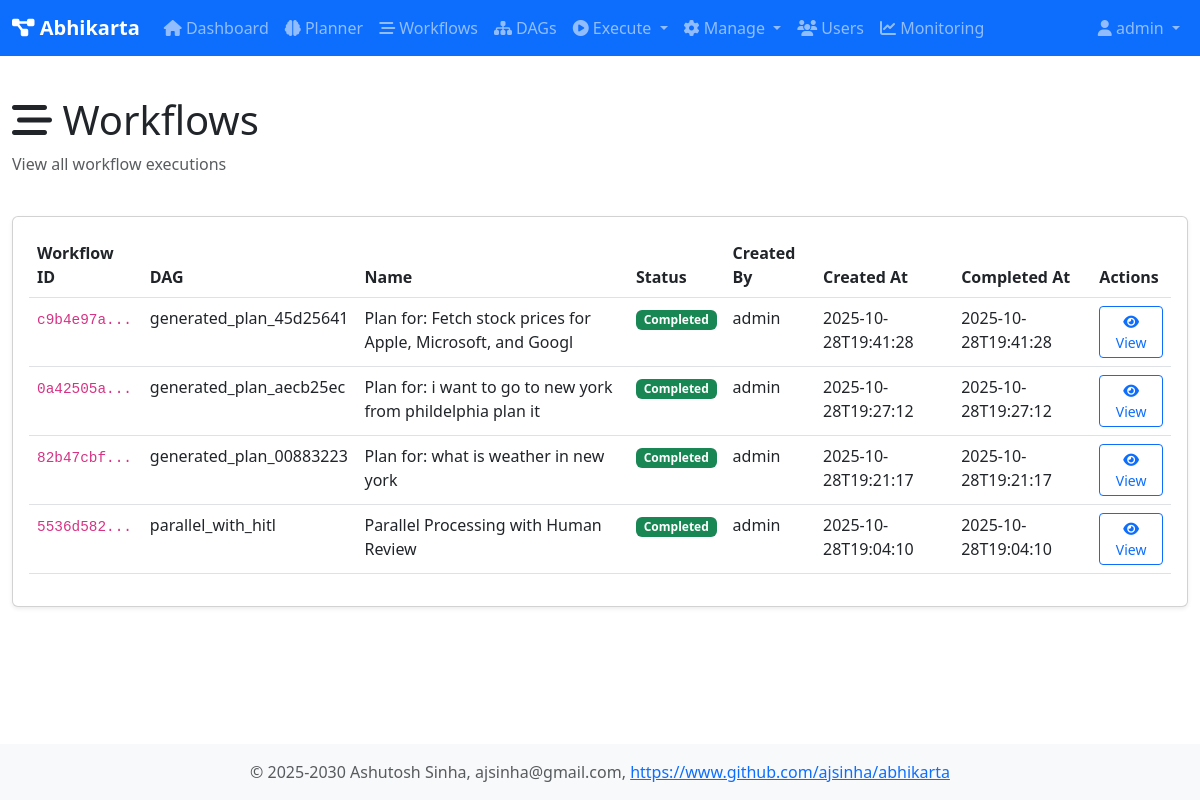
The app's page /workflows (signed in), older data.
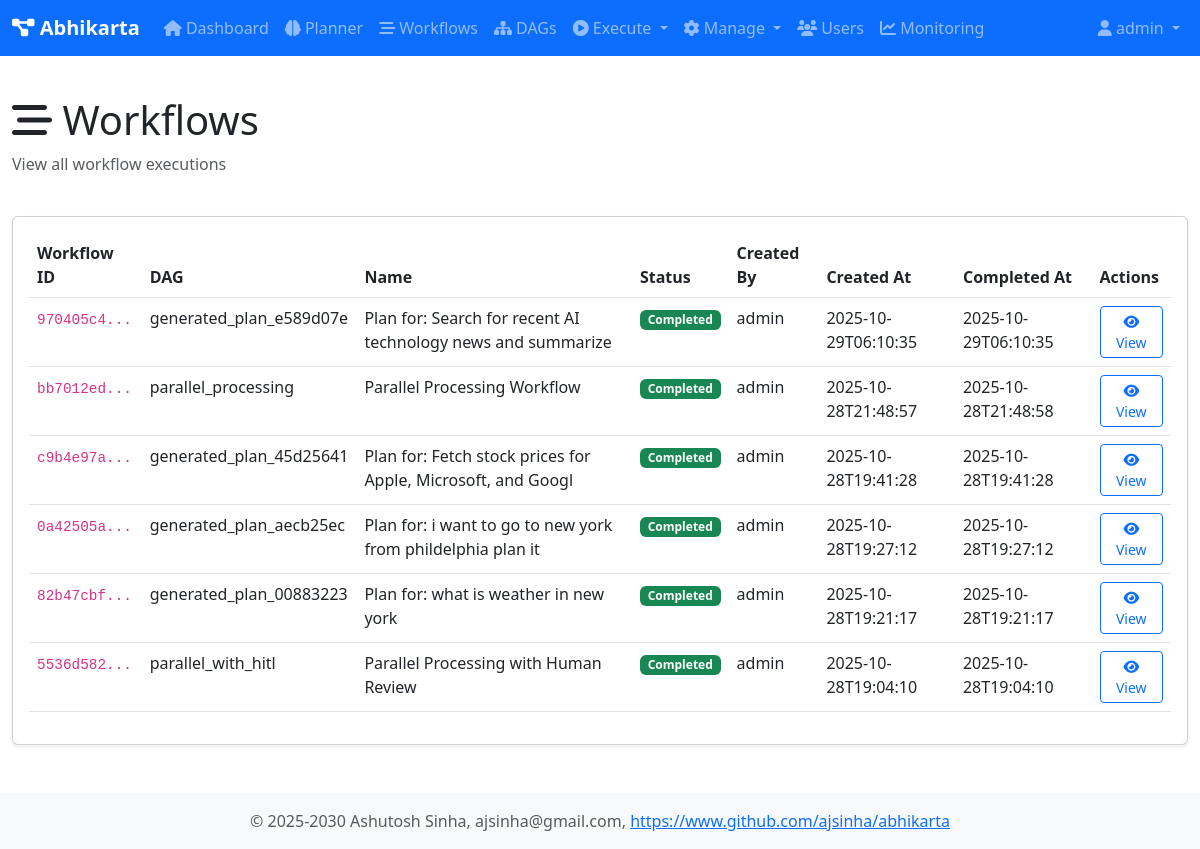
The same page, newer data.
### tables this page shows
CREATE TABLE workflows (
                workflow_id TEXT PRIMARY KEY,
                dag_id TEXT NOT NULL,
                session_id TEXT,
                name TEXT,
                description TEXT,
                status TEXT DEFAULT 'pending',
                created_at TEXT DEFAULT CURRENT_TIMESTAMP,
                started_at TEXT,
                completed_at TEXT,
                created_by TEXT,
                graph_json TEXT,
                result TEXT,
                error TEXT
            );

### web/app.py (the view)
@app.route('/workflows')
@login_required
def workflows():
    user = user_registry.get_user(session['user_id'])
    db = get_db()
    all_workflows = db.fetchall("SELECT * FROM workflows ORDER BY created_at DESC")
    return render_template('workflows.html', user=user, workflows=all_workflows)

### core/database.py (called while the page is built)
def get_db() -> Database:
    global _db_instance
    if _db_instance is None:
        _db_instance = Database(db_type='sqlite', db_path='data/abhikarta.db')
        _db_instance.initialize_schema()
    return _db_instance

    @contextmanager
    def get_connection(self):
        conn = None
        try:
            if self.db_type == 'sqlite':
                conn = sqlite3.connect(self.db_path)
                conn.row_factory = sqlite3.Row
            elif self.db_type == 'postgresql':
                import psycopg2
                import psycopg2.extras
                conn = psycopg2.connect(**self.pg_params)
                conn.cursor_factory = psycopg2.extras.RealDictCursor
            yield conn
            conn.commit()
        except Exception as e:
            if conn:
                conn.rollback()
            raise e
        finally:
            if conn:
                conn.close()

    def fetchall(self, query: str, params: Tuple = ()) -> List[Dict[str, Any]]:
        with self.get_connection() as conn:
            cursor = conn.cursor()
            cursor.execute(query, params)
            rows = cursor.fetchall()
            return [dict(row) for row in rows]

### core/user_registry.py (called while the page is built)
    def is_admin(self) -> bool:
        return self.role == 'admin'

    def get_user(self, user_id: str) -> Optional[User]:
        return self._users.get(user_id)

### web/app.py (called while the page is built)
def login_required(f):
    @wraps(f)
    def decorated_function(*args, **kwargs):
        if 'user_id' not in session:
            return redirect(url_for('login'))
        return f(*args, **kwargs)
    return decorated_function

### web/templates/workflows.html (shortened to what this page needs)
{% extends "base.html" %}
{% block content %}
<div class="row mb-4">
    <div class="col">
        <h1><i class="fas fa-stream"></i> Workflows</h1>
        <p class="text-muted">View all workflow executions</p>
    </div>
</div>
<div class="card">
    <div class="card-body">
        {% if workflows %}
        <div class="table-responsive">
            <table class="table table-hover">
                <thead>
                    <tr>
                        <th>Workflow ID</th>
                        <th>DAG</th>
                        <th>Name</th>
                        <th>Status</th>
                        <th>Created By</th>
                        <th>Created At</th>
                        <th>Completed At</th>
                        <th>Actions</th>
                    </tr>
                </thead>
                <tbody>
                    {% for workflow in workflows %}
                    <tr>
                        <td><code>{{ workflow.workflow_id[:8] }}...</code></td>
                        <td>{{ workflow.dag_id }}</td>
                        <td>{{ workflow.name or 'N/A' }}</td>
                        <td>
                            {% if workflow.status == 'running' %}
                                <span class="badge bg-info">Running</span>
                            {% elif workflow.status == 'completed' %}
                                <span class="badge bg-success">Completed</span>
                            {% elif workflow.status == 'failed' %}
                                <span class="badge bg-danger">Failed</span>
                            {% else %}
                                <span class="badge bg-secondary">{{ workflow.status }}</span>
                            {% endif %}
                        </td>
                        <td>{{ workflow.created_by or 'N/A' }}</td>
                        <td>{{ workflow.created_at[:19] }}</td>
                        <td>{{ workflow.completed_at[:19] if workflow.completed_at else 'N/A' }}</td>
                        <td>
                            <a href="{{ url_for('workflow_detail', workflow_id=workflow.workflow_id) }}"
                               class="btn btn-sm btn-outline-primary">
                                <i class="fas fa-eye"></i> View
                            </a>
                        </td>
                    </tr>
                    {% endfor %}
                </tbody>
            </table>
        </div>
        {% else %}
        <p class="text-muted">No workflows yet.</p>
        {% endif %}
    </div>
</div>
{% endblock %}

### web/templates/base.html (shortened to what this page needs)
<!DOCTYPE html>
<html lang="en">
<head>
    <link href="https://cdn.jsdelivr.net/npm/bootstrap@5.3.0/dist/css/bootstrap.min.css" rel="stylesheet">
    <link rel="stylesheet" href="https://cdnjs.cloudflare.com/ajax/libs/font-awesome/6.4.0/css/all.min.css">
    <link href="{{ url_for('static', filename='css/style.css') }}" rel="stylesheet">
</head>
<body>
    {% if user %}
    <nav class="navbar navbar-expand-lg navbar-dark bg-primary">
        <div class="container-fluid">
            <a class="navbar-brand" href="{{ url_for('dashboard') }}">
                <i class="fas fa-project-diagram"></i> Abhikarta
            </a>
            <div class="collapse navbar-collapse" id="navbarNav">
                <ul class="navbar-nav me-auto">
                    <li class="nav-item">
                        <a class="nav-link" href="{{ url_for('dashboard') }}">
                            <i class="fas fa-home"></i> Dashboard
                        </a>
                    </li>
                    <li class="nav-item">
                        <a class="nav-link" href="{{ url_for('planner_page') }}">
                            <i class="fas fa-brain"></i> Planner
                        </a>
                    </li>
                    <li class="nav-item">
                        <a class="nav-link" href="{{ url_for('workflows') }}">
                            <i class="fas fa-stream"></i> Workflows
                        </a>
                    </li>
                    <li class="nav-item">
                        <a class="nav-link" href="{{ url_for('dags') }}">
                            <i class="fas fa-sitemap"></i> DAGs
                        </a>
                    </li>
                    <li class="nav-item dropdown">
                        <a class="nav-link dropdown-toggle" href="#" id="executeDropdown" role="button" data-bs-toggle="dropdown">
                            <i class="fas fa-play-circle"></i> Execute
                        </a>
                    </li>
                    <li class="nav-item dropdown">
                        <a class="nav-link dropdown-toggle" href="#" id="manageDropdown" role="button" data-bs-toggle="dropdown">
                            <i class="fas fa-cog"></i> Manage
                        </a>
                    </li>
                    {% if user.is_admin() %}
                    <li class="nav-item">
                        <a class="nav-link" href="{{ url_for('users') }}">
                            <i class="fas fa-users"></i> Users
                        </a>
                    </li>
                    <li class="nav-item">
                        <a class="nav-link" href="{{ url_for('monitoring_dashboard') }}">
                            <i class="fas fa-chart-line"></i> Monitoring
                        </a>
                    </li>
                    {% endif %}
                </ul>
                <ul class="navbar-nav">
                    <li class="nav-item dropdown">
                        <a class="nav-link dropdown-toggle" href="#" id="userDropdown" role="button" data-bs-toggle="dropdown">
                            <i class="fas fa-user"></i> {{ user.username }}
                        </a>
                    </li>
                </ul>
            </div>
        </div>
    </nav>
    {% endif %}
    <main class="container-fluid py-4">
        {% block content %}{% endblock %}
    </main>
    <footer class="footer mt-auto py-3 bg-light">
        <div class="container text-center">
            <span class="text-muted">© 2025-2030 Ashutosh Sinha, ajsinha@gmail.com,
                <a href="https://www.github.com/ajsinha/abhikarta" target="_blank">https://www.github.com/ajsinha/abhikarta</a>
            </span>
        </div>
    </footer>
</body>
</html>

### web/static/css/style.css (style rules this page uses)
body { min-height: 100vh; display: flex; flex-direction: column; }
main { flex: 1; }
.footer { margin-top: auto; }
.card { margin-bottom: 1.5rem; box-shadow: 0 0.125rem 0.25rem rgba(0,0,0,.075); }
code { font-size: 90%; }
.navbar-brand { font-weight: bold; }

Row changes from the older to the newer data that the page shows:
added workflows: workflow_id "970405c4", dag_id "generated_plan_e589d07e", name "Plan for: Search for recent AI technology news and summarize", status "Completed", created_by "admin", created_at "2025-10-29T06:10:35", completed_at "2025-10-29T06:10:35"
added workflows: workflow_id "bb7012ed", dag_id "parallel_processing", name "Parallel Processing Workflow", status "Completed", created_by "admin", created_at "2025-10-28T21:48:57", completed_at "2025-10-28T21:48:58"
